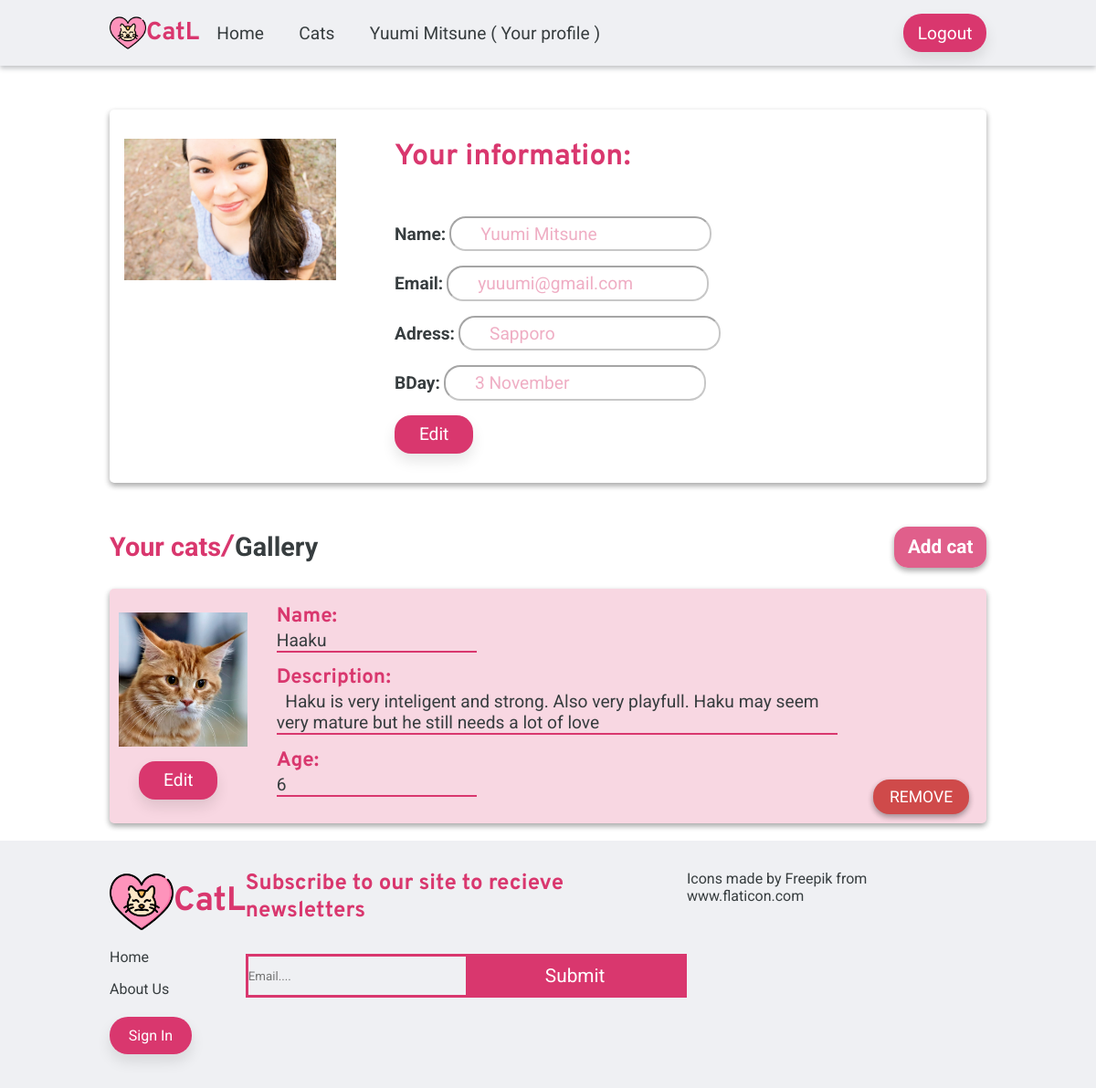
Page /profile.php?user=11 (signed in) on the committed database.
### tables this page shows
CREATE TABLE `user` (
  `id` int(11) NOT NULL,
  `name` varchar(255) NOT NULL,
  `email` varchar(255) NOT NULL,
  `password` varchar(255) NOT NULL,
  `address` varchar(255) DEFAULT NULL,
  `birthday` varchar(255) DEFAULT NULL,
  `user_image` varchar(255) DEFAULT NULL,
  `isAdmin` tinyint(1) DEFAULT NULL
);

CREATE TABLE `cat` (
  `id` int(11) NOT NULL,
  `name` varchar(255) NOT NULL,
  `description` varchar(255) NOT NULL,
  `age` int(11) NOT NULL,
  `user_id` int(11) NOT NULL,
  `cat_image` varchar(255) DEFAULT NULL
);

### profile.php (the view, shortened to what this page needs)
<?php
    include("config/database-connection.php");
    $user_info = ["name" => "", "email" => "", "address" => "", "birthday" => ""];
    if(isset($_SESSION["user_id"]) && $_SESSION['user_id'] == $_GET['user']) {
        $user_id = $_SESSION["user_id"];
        $sql = "SELECT name, email, address, birthday, user_image FROM user WHERE id = $user_id";
        $result = mysqli_query($connection, $sql);
        $user_info = mysqli_fetch_assoc($result);
        $sql_user_cat = "SELECT * FROM cat WHERE user_id = $user_id";
        $cat_result = mysqli_query($connection, $sql_user_cat);
        $cats = mysqli_fetch_all($cat_result, MYSQLI_ASSOC);
    }
?>
<!DOCTYPE html>
<html lang="en">
<head>
    <?php include("templates/links.php"); ?>
    <link rel="stylesheet" href="styles/profile.css">
</head>
<body>
    <?php include("templates/header.php"); ?>
    <main>
    <?php if(isset($_SESSION["user_id"]) && $_SESSION['user_id'] == $_GET['user']): ?>
        <div class="center">
            <form class="user-information-holder" action="profile.php?user=<?php echo htmlspecialchars($user_id); ?>" method="POST" enctype="multipart/form-data">
                <div class="image">
                    <img src="<?php echo $user_info["user_image"] ?>" alt="profile" class="display-user-image">
                </div>
                <div class="profile-form" >
                <h2>Your information: </h2>
                    <label for="name">
                       <span>Name:</span>
                        <input  type="text" name="user-name" value="<?php echo htmlspecialchars($user_info["name"]); ?>" >
                    </label>
                    <label for="email">
                        <span>Email:</span>
                        <input type="text" name="user-email" value="<?php echo htmlspecialchars($user_info["email"]); ?>" >
                    </label>
                    <label for="adress">
                        <span>Adress:</span>
                        <input type="text" name="user-address" value="<?php echo htmlspecialchars($user_info["address"]); ?>" >
                    </label>
                    <label for="bday">
                        <span>BDay:</span>
                        <input type="text" name="user-birthday" value="<?php echo htmlspecialchars($user_info["birthday"]); ?>">
                    </label>
                    <a class="edit-button">Edit</a>
                </div>
            </form>
            <section class="user-cat-holder">
                <h2 class="user-cat-heading">
                    <span class="active">Your cats</span> / <span>Gallery</span> <a href="add-cat.php?user=<?php echo htmlspecialchars($user_id); ?>" class="button add-cat">Add cat</a> <a class="button add-picture">Add picture</a>
                </h2>
                <section class="cats-holder">
                <?php $n = 0; ?>
                    <?php foreach($cats as $cat): ?>
                    <article class="cat-box">
                    <form action="profile.php?user=<?php echo htmlspecialchars($_SESSION["user_id"]); ?>" method="POST" class="cat-delete">
                           <button type="submit" name="delete-button" value="delete">
                            Remove
                           </button>
                       </form>
                       <div class="image-holder">
                        <img class="cat-image-holder" src="<?php echo htmlspecialchars($cat["cat_image"]) ?>" alt="catsy" count = "<?php echo $n; ?>">
                        <button class="cat-edit-button" count="<?php echo $n; ?>">Edit</button>
                        </div>
                        <form style="flex-grow:1;" class="cat-data" action="profile.php?user=<?php echo htmlspecialchars($user_id); ?>" method="POST" enctype="multipart/form-data" >
                            <h3>Name:</h3>
                            <input type="text" name="cat-edit-name" value="<?php echo htmlspecialchars($cat["name"]); ?>" disabled class="cat-edit-input" count = "<?php echo $n; ?>">
                            <h3>Description:</h3>
                            <textarea id="textare"  disabled name="cat-edit-description" class="cat-edit-input" count = "<?php echo $n; ?>"> <?php echo htmlspecialchars($cat["description"]); ?></textarea>
                            <h3>Age:</h3>
                            <input type="text" name="cat-edit-age" value="<?php echo htmlspecialchars($cat["age"]); ?>" disabled class="cat-edit-input" count = "<?php echo $n; ?>">
                            <br>
                        </form>
                    </article>
                    <?php $n++; ?>
                <?php endforeach; ?>
                </section>
        </div>
<?php else: ?>
    <div class="center">
        <h2>Illegal action! Please return to home page.</h2>
    </div>
    <?php endif; ?>
     </main>
    <?php include("templates/footer.php"); ?>
</body>
</html>

### templates/header.php (shortened to what this page needs)
<?php
    include("config/database-connection.php");
    $user = '';
    if(isset($_SESSION['user_id'])) {
        $id = mysqli_real_escape_string($connection, $_SESSION['user_id']);
        $sql = "SELECT * FROM user WHERE id = $id";
        $result = mysqli_query($connection, $sql);
        $user = mysqli_fetch_assoc($result);
    }
?>
<header class="main-header">
    <div class="center">
    <nav class="main-navigation">
        <h2 id="logo">
            <img src="images/love.png" alt="logo" class="header-logo">CatL
        </h2>
        <ul class="navigation-list">
            <li><a href="index.php">Home</a></li>
            <li><a href="cats.php">Cats</a></li>
            <?php if(!empty($user)): ?>
            <li class="profile"><a href="profile.php?user=<?php echo $user["id"]; ?>" > <?php echo $user['name']; ?> (<?php if(!empty($user["isAdmin"])): ?> <?php echo "Admin" ?> <?php else: ?> <?php echo "Your profile"; ?> <?php endif; ?>)</a></li>
            <li class="logout"><a href="logout.php">Logout</a></li>
            <?php else: ?>
            <li><a href="login.php">Sign In</a></li>
            <?php endif; ?>
        </ul>
    </nav>
</div>
</header>

### styles/header.css (style rules this page uses)
.header-logo { display: inline-block; height: 40px; width: auto; }
.main-header { box-shadow: 0 3px 5px rgba(57, 63, 72, 0.3); }
#logo { display: flex; align-items: center; font-size: 1.7rem; color: #d9376e; }
.center { width: 80%; margin: 0 auto; }
.main-navigation { padding: 1em 0; display: flex; justify-content: center; align-items: center; }
.navigation-list { list-style: none; display: flex; justify-content: space-between; flex-grow: 1; }
.navigation-list li a { padding: 0.2em 1em; font-size: 1.2rem; transition: hover 1s linear; }
.navigation-list li:last-child { margin-left: auto; }
.navigation-list li:last-child a { padding: 0.5em 0.8em; background-color: #d9376e; color: white; border-radius: 20px; box-shadow: 0px 8px 15px rgba(0, 0, 0, 0.1); }

### styles/profile.css (style rules this page uses)
body { position: relative; }
.user-information-holder { display: flex; margin: 3em 0; padding: 2em 1em; border-radius: 5px; box-shadow: 0 3px 6px rgba(0,0,0,0.16), 0 3px 6px rgba(0,0,0,0.23); }
.image { position: relative; width: 25%; margin-bottom: 2em; margin-right: 4em; }
.image img { display: block; width: 100%; }
.profile-form h2 { font-size: 2rem; margin-bottom: 1.4em; }
.profile-form label { display: block; margin-bottom: 1em; }
.profile-form label span { font-size: 1.2rem; font-weight: bold; }
.profile-form label input { padding: 0.3em 2rem; border-radius: 18px; color: var(--pink); font-size: 1.2rem; opacity: 0.4; }
.edit-button, .cancel-button,.submit-data,.cat-edit-button,.cancel-cat-edit,.save-cat,.cat-edit-upload-photo { display: inline-block; margin-right: 0.5em; padding: 0.5em 1.4em; font-size: 1.2rem; color: white; background-color: var(--pink); border: none; border-radius: 18px; box-shadow: 0px 8px 15px rgba(0, 0, 0, 0.1); cursor: pointer; }
.cats-holder { display: block; }
.user-cat-heading { display: flex; align-items: center; font-size: 1.8rem; margin-bottom: 0.8em; }
.user-cat-heading span { cursor: pointer; }
.user-cat-heading span.active { color: var(--pink); }
.add-cat,.add-picture { border: none; margin-left: auto; padding: 0.5em 0.7em; font-size: 1.3rem; background-color: rgba(217, 55, 110, 0.8); color: white; font-weight: bold; border-radius: 15px; box-shadow: 0 3px 6px rgba(0,0,0,0.16), 0 3px 6px rgba(0,0,0,0.23); cursor: pointer; }
.cat-box { position: relative; display: flex; align-items: center; padding: 1em 0.6em; margin-bottom: 1.2em; border-radius: 5px; box-shadow: 0 3px 6px rgba(0,0,0,0.16), 0 3px 6px rgba(0,0,0,0.23); background-color: rgba(217, 55, 110, 0.2); }
#textare { display: block; width: 80%; resize: none; }
.image-holder { width: 15%; margin-right: 2em; text-align: center; }
.image-holder img { width: 100%; margin-bottom: 0.7em; }
.cat-data h3 { font-size: 1.4rem; }
.cat-edit-input, #textare.cat-edit-input { background-color: transparent; border: none; color: var(--text-color-black); font-size: 1.2rem; margin-bottom: 0.7em; border-bottom: 2px var(--pink) solid; }
.cat-delete { position: absolute; bottom: 4%; right: 2%; }
.cat-delete button { border: none; background-color: rgb(207, 74, 74); color: white; text-transform: uppercase; padding: 0.5em 1em; border-radius: 18px; font-size: 1.1rem; cursor: pointer; box-shadow: 0 3px 6px rgba(0,0,0,0.16), 0 3px 6px rgba(0,0,0,0.23); }

### rows in the picture
user: name "Yuumi Mitsune", user_image (picture), user-name "Yuumi Mitsune", user-email "yuuumi@gmail.com", user-address "Sapporo", user-birthday "3 November"
cat: cat_image (picture), cat-edit-name "Haaku", cat-edit-description "Haku is very inteligent and strong. Also very playfull. Haku may seem very mature but he still needs a lot of love", cat-edit-age "6"
